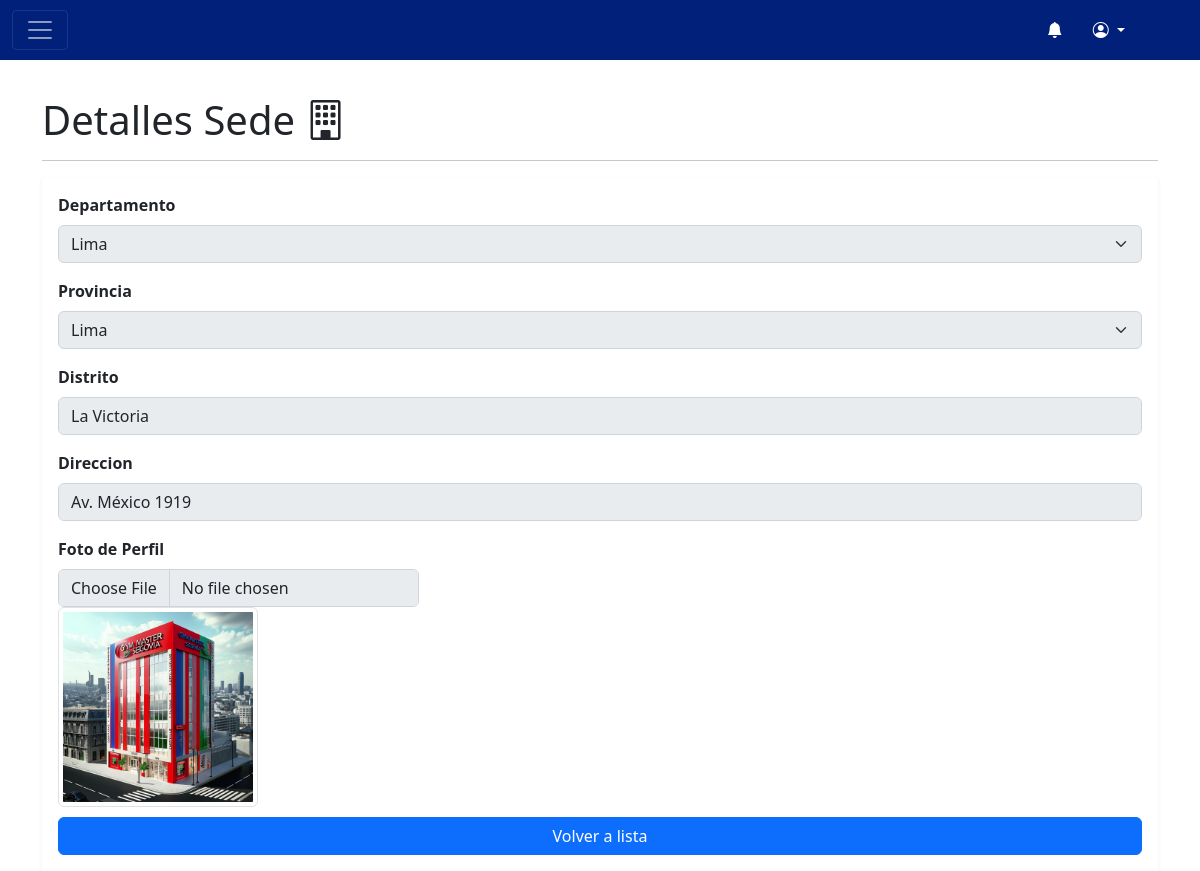
The app's page /detalles_sede/45 with its own data.
### app/models.py (models this page shows)
class Sede(models.Model):
    departamento=models.CharField(max_length=50)
    provincia=models.CharField(max_length=50)
    distrito=models.CharField(max_length=50)
    direccion=models.CharField(max_length=50)
    foto_local=models.ImageField(upload_to='imagenes_bd/',null=True,blank=True)
    class Meta:
        db_table='Sede'

### app/views/sedes.py (the view)
# urls.py: path('detalles_sede/<int:id_sede>',sedes.detalles_sede,name='detalles_sede'),
def detalles_sede(request,id_sede):
    sede=Sede.objects.get(id=id_sede)
    return render(request,'app/sedes/detalles_sede.html',{'sede':sede})

### app/templates/app/sedes/detalles_sede.html
{% extends "app/base/base_admin.html" %}
{% block titulo %}Detalles Sede <i class="bi-building"></i>{% endblock %}
{% block content %}
<div class="shadow-sm ps-3 pe-3 pt-3 pb-3 bg bg-white fw-bold">
  <div class="mb-3">
    <label class="form-label">Departamento</label>
    <select class="form-select" aria-label="Default select example" name="departamento" disabled>
      <option value="{{sede.departamento}}" selected>{{sede.departamento}}</option>
    </select>
  </div>
  <div class="mb-3">
    <label class="form-label">Provincia</label>
    <select name="provincia" class="form-select" id="provincia" disabled>
      <option value="{{sede.provincia}}" selected>{{sede.provincia}}</option>
    </select>
  </div>
  <div class="mb-3">
    <label class="form-label">Distrito</label>
    <input type="text" class="form-control" name="distrito" value="{{sede.distrito}}" placeholder="Ingrese el Distrito"
      disabled>
  </div>
  <div class="mb-3">
    <label class="form-label">Direccion</label>
    <input type="text" class="form-control" name="direccion" value="{{sede.direccion}}"
      placeholder="Ingrese la Direccion" disabled>
  </div>
  <div class="col-md-4">
    <label class="form-label">Foto de Perfil</label>
    <input type="file" class="form-control" name="foto_local" accept=".jpg, .jpeg, .png" disabled>
    {% if sede.foto_local %}
    <img src="{{ sede.foto_local.url }}" alt="Foto de local" class="img-thumbnail"
      style="max-width: 200px; margin-bottom: 10px;">
    {% endif %}
  </div>
  <div class="d-grid gap-2">
    <a href="/lista_sedes/" class="btn btn-primary">Volver a lista</a>
  </div>
</div>
{% endblock %}

### records on screen
Sede: departamento "Lima", provincia "Lima", distrito "La Victoria", direccion "Av. México 1919", foto_local (picture)
